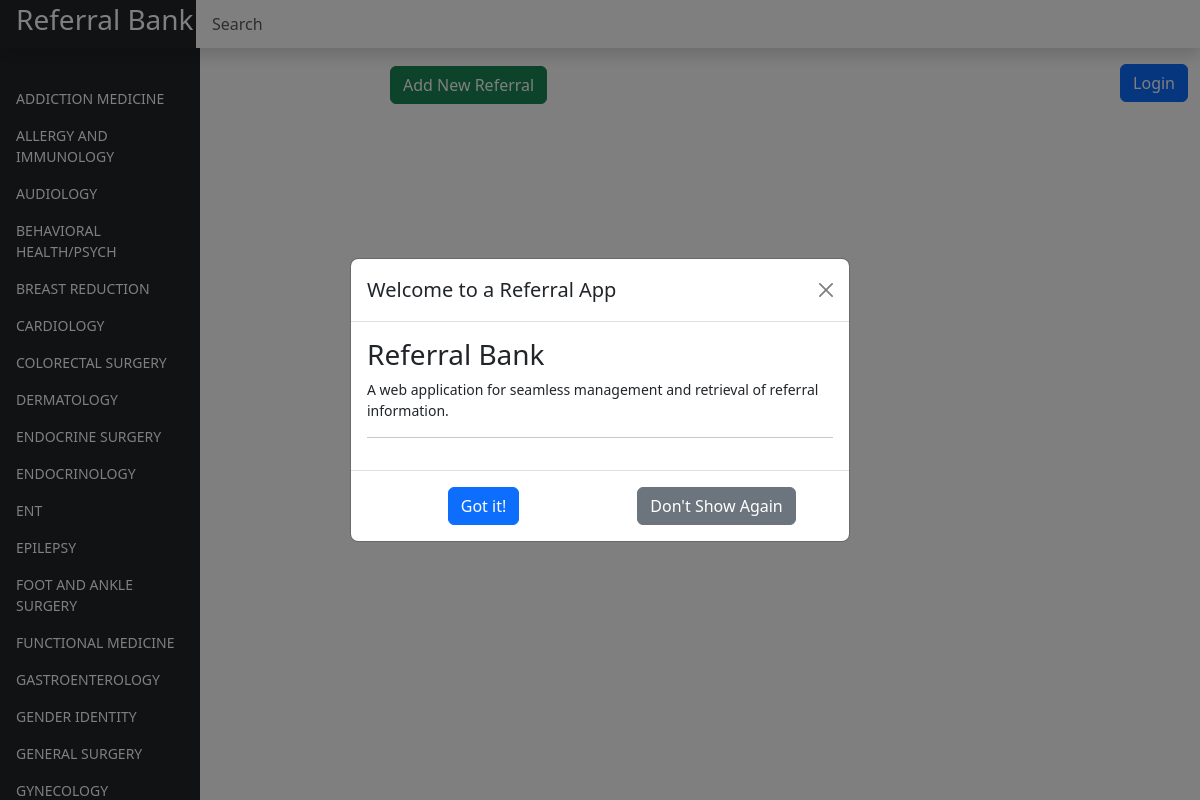
The page / on the database its author committed.
### tables this page shows
CREATE TABLE "referrals" (
                id INTEGER PRIMARY KEY,
                SPECIALTY TEXT,
                NAME_OF_ORGANIZATION TEXT,
                NAME TEXT,
                LOCATION TEXT,
                PHONE_NUMBER TEXT,
                FAX_NUMBER TEXT,
                WEBSITE TEXT,
                NOTES TEXT,
                EMAIL TEXT
            , PARSED_SEARCH INTEGER DEFAULT 0);

### app.py (the view)
@app.route('/')
def home():
    df = load_data()
    df = mod_df(df)
    specialties = df['SPECIALTY'].unique().tolist()
    return render_template('dashboard.html', specialties=specialties)

### app.py (called while the page is built)
def mod_df(df):
    df = df.sort_values(by='SPECIALTY').reset_index(drop=True)
    print(len(df))
    df['NAME_OF_ORGANIZATION'].fillna('Unknown Organization', inplace=True)
    df['NAME'].fillna('', inplace=True)
    print(f"modified df: {df.head()}")
    return df

def load_data():
    conn = sqlite3.connect(DB_PATH)
    df = pd.read_sql_query("SELECT * FROM referrals", conn)
    conn.close()
    return df

### templates/dashboard.html (shortened to what this page needs)
<!doctype html>
<html lang="en" class="ms-0">
<head>
  <link href="https://cdn.jsdelivr.net/npm/bootstrap@5.3.0/dist/css/bootstrap.min.css" rel="stylesheet"
>
  <link rel="stylesheet" href="https://cdnjs.cloudflare.com/ajax/libs/font-awesome/5.15.3/css/all.min.css">
  <link rel="stylesheet" type="text/css" href="https://cdn.datatables.net/1.13.4/css/jquery.dataTables.min.css">
  <link rel="stylesheet" type="text/css"
    href="https://cdn.datatables.net/responsive/2.2.9/css/responsive.dataTables.min.css">
  <link rel="stylesheet" href="https://cdnjs.cloudflare.com/ajax/libs/font-awesome/5.15.1/css/all.min.css">
  <link rel="stylesheet" type="text/css"
    href="https://cdnjs.cloudflare.com/ajax/libs/toastr.js/latest/css/toastr.min.css">
  <link href="{{ url_for('static', filename='css/dashboard.css') }}" rel="stylesheet">
</head>
<body>
  <header class="navbar navbar-dark sticky-top bg-dark flex-md-nowrap p-0 shadow">
    <div id="title_T" class="col-md-3 h3 ms-3  text-white" data-pg-name="Title">Referral Bank</div>
    <input class="form-control form-control-dark w-100" type="text" placeholder="Search" aria-label="Search"
      id="search">
  </header>
  <div class="modal fade" id="initialInfoModal" tabindex="-1" aria-labelledby="initialInfoModalLabel"
    aria-hidden="true">
    <div class="modal-dialog modal-dialog-centered">
      <div class="modal-content">
        <div class="modal-header">
          <h5 class="modal-title" id="initialInfoModalLabel">Welcome to a Referral App</h5>
          <button type="button" class="btn-close" data-bs-dismiss="modal" aria-label="Close"></button>
        </div>
        <div class="modal-body">
          <div class="referral-bank-modal">
            <h3>Referral Bank</h3>
            <p>A web application for seamless management and retrieval of referral information.</p>
            <hr>
          </div>
        </div>
        <div class="modal-footer">
          <div class="container-fluid">
            <div class="row">
              <div class="col text-center">
                <button type="button" class="btn btn-primary" data-bs-dismiss="modal">Got it!</button>
              </div>
              <div class="col text-center">
                <button id="dontShowAgainBtn" class="btn btn-secondary">Don't Show Again</button>
              </div>
            </div>
          </div>
        </div>
      </div>
    </div>
  </div>
  <div id="main_info" class="container-fluid">
    <div class="row">
      <nav id="sidebar" class="col-md-3 col-lg-2 d-md-block bg-light sidebar">
        <div class="position-sticky pt-3 bg-dark">
          <ul class="nav flex-column" id="specialties">
            {% for specialty in specialties %}
            <li class="nav-item"><a class="nav-link" href="#">{{ specialty }}</a>
            </li>
            {% endfor %}
          </ul>
        </div>
      </nav>
      <main class="col-md-9 col-lg-7 px-md-4 main">
        <h2> <button id="addReferral" class="btn btn-success ms-3">Add New Referral</button> </h2>
      </main>
      <div class="col-lg-auto col-md-auto col-xl-auto col-xxl-auto ms-auto">
        <h3><button id="loginButton" class="btn btn-primary">Login</button>
        </h3>
      </div>
    </div>
  </div>
</body>
</html>

### static/css/dashboard.css (style rules this page uses)
body { font-size: .875rem; }
.sidebar { position: fixed; top: 0; bottom: 0; left: 0; z-index: 100; padding: 48px 0 0; box-shadow: inset -1px 0 0 rgba(0, 0, 0, .1); }
.sidebar { padding: 48px 0 0; box-shadow: inset -1px 0 0 rgba(0, 0, 0, .1); overflow-y: auto; max-height: 100vh; }
.sidebar .nav-link { font-weight: 500; color: #ffffff; }
.navbar .form-control { padding: .75rem 1rem; border-width: 0; border-radius: 0; }
.form-control-dark { color: #fff; border-color: rgba(255, 255, 255, .1); }
main { margin-left: 350px; }
#title_T { width: 15%; }
#main_info { margin-top: 15px; }

### rows shown on the page
referrals: SPECIALTY "ADDICTION MEDICINE"
referrals: SPECIALTY "ALLERGY AND IMMUNOLOGY"
referrals: SPECIALTY "AUDIOLOGY"
referrals: SPECIALTY "BEHAVIORAL HEALTH/PSYCH"
referrals: SPECIALTY "BREAST REDUCTION"
referrals: SPECIALTY "CARDIOLOGY"
referrals: SPECIALTY "COLORECTAL SURGERY"
referrals: SPECIALTY "DERMATOLOGY"
referrals: SPECIALTY "ENDOCRINE SURGERY"
referrals: SPECIALTY "ENDOCRINOLOGY"
referrals: SPECIALTY "ENT"
referrals: SPECIALTY "EPILEPSY"
referrals: SPECIALTY "FOOT AND ANKLE SURGERY"
referrals: SPECIALTY "FUNCTIONAL MEDICINE"
referrals: SPECIALTY "GASTROENTEROLOGY"
referrals: SPECIALTY "GENDER IDENTITY"
referrals: SPECIALTY "GENERAL SURGERY"
referrals: SPECIALTY "GYNECOLOGY"
